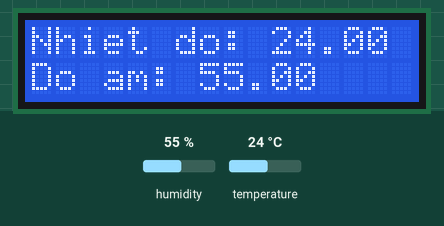
Simulated run of this sketch. Board: Arduino Uno, built with avr-gcc and run on an emulated ATmega328P. Parts: 16×2 character LCD. The inputs (shaded band) are chosen by the test bench; at power-on: humidity 55 %, temperature 24 °C.

Above: at 5.9 s.
6.0 s: humidity set to 22 %
At 10.9 s:
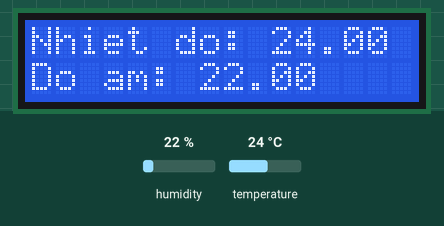
12.1 s: temperature set to 12 °C
At 16.8 s:
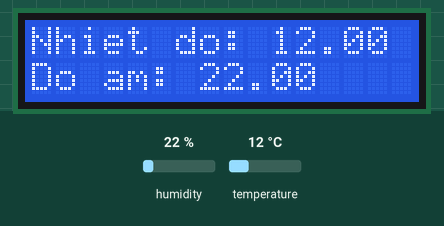
18.2 s: humidity set to 40 %
At 21.5 s:
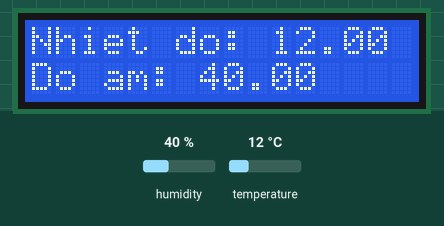
24.3 s: temperature set to 19 °C
At 26.2 s:
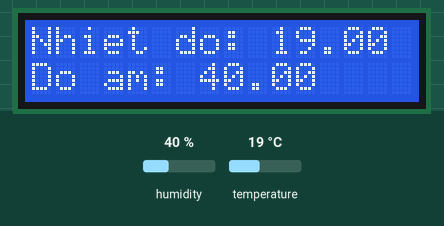
Timing chart, 0 to 27.7 s (numbered marks = the images above; inputs shaded):
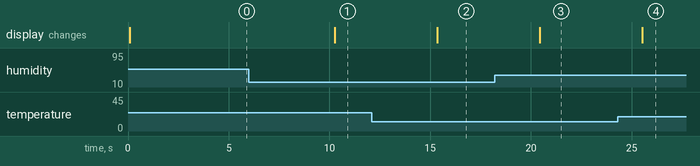

The sketch:

sketch_apr15b.ino
```cpp
#include<DHT.h>
#include<LiquidCrystal.h>
LiquidCrystal lcd(12,11,5,4,3,2); // khoi tao vs cac chan
const int DHTPIN=8; // doc du lieu tu dht11 o chan 2
const int DHTTYPE=DHT11; // khai bao loai cam bien
DHT dht(DHTPIN,DHTTYPE);
void setup() {
  Serial.begin(9600);
  dht.begin();// khoi dong cam bien
}

void loop() {
  float h = dht.readHumidity(); // doc do am
  float t = dht.readTemperature(); // doc nhiet do
  lcd.begin(16,2);
  lcd.print("Nhiet do: ");// hien thi nhiet do
  lcd.print(t);
  lcd.setCursor(0,1);
  lcd.print("Do am: ");// hien thi do am
  lcd.print(h);
  delay(5000);
}
```

Measured:
- after the input at 6.0 s, the display: changes after 4.3 s (image 1)
- after the input at 12.1 s, the display: changes after 3.3 s (image 2)
- after the input at 18.2 s, the display: changes after 2.2 s (image 3)
- after the input at 24.3 s, the display: changes after 1.2 s (image 4)
